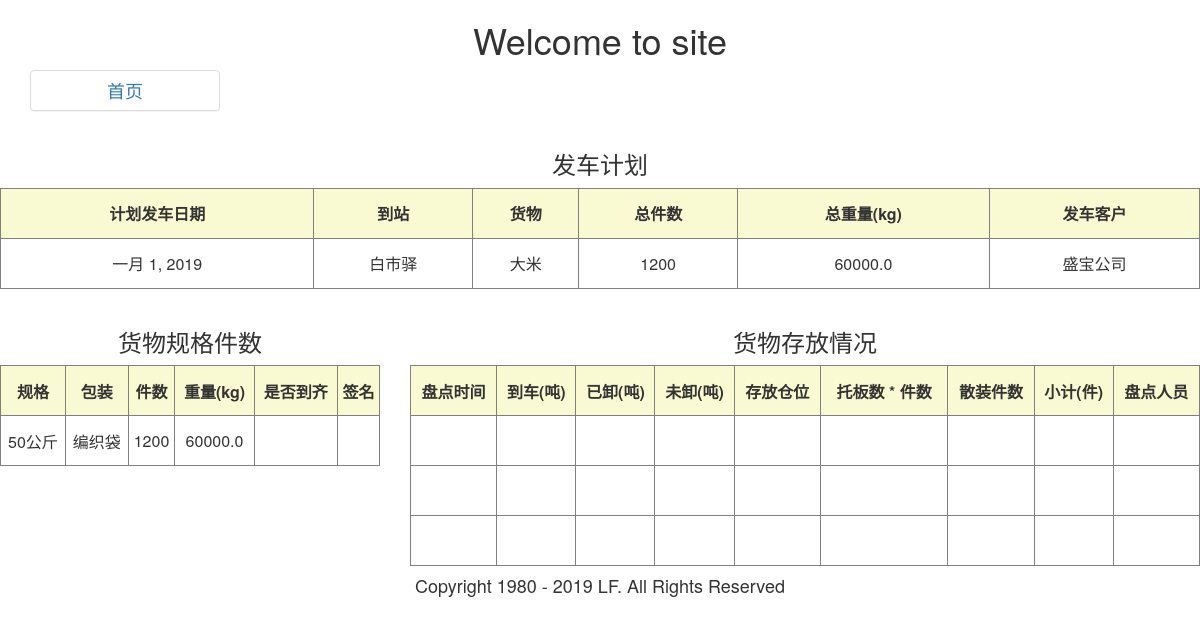
The app's page /list/10/ with its own data.
### tongzhidan/models.py (models this page shows, shortened)
class Fache(models.Model):
    date = models.DateField('计划装车日期')
    daozhan = models.ForeignKey(Daozhan, on_delete=models.CASCADE, verbose_name='到站')
    huowu = models.ForeignKey(Huowu, on_delete=models.CASCADE, verbose_name='货物')
    fachekehu = models.ForeignKey(Fachekehu, on_delete=models.CASCADE, verbose_name='发车客户')
    class Meta:
        verbose_name = '发车计划表'
        verbose_name_plural = '发车计划表'
        ordering = ('-date', )

class Daozhan(models.Model):
    name = models.CharField('到站', max_length=50)
    def __str__(self):
        return self.name
    class Meta:
        verbose_name = '到站表'
        verbose_name_plural = '到站表'

class Huowu(models.Model):
    name = models.CharField('货物种类', max_length=50)
    def __str__(self):
        return self.name
    class Meta:
        verbose_name = '货物种类表'
        verbose_name_plural = '货物种类表'

class Fachekehu(models.Model):
    name = models.CharField('发车客户', max_length=200)
    def __str__(self):
        return self.name
    class Meta:
        verbose_name = '发车客户表'
        verbose_name_plural = '发车客户表'

class Jisuan(models.Model):
    number = models.ForeignKey(Fache, on_delete=models.CASCADE, verbose_name='编号')
    guige = models.ForeignKey(Guige, on_delete=models.CASCADE, verbose_name='规格')
    baozhuang = models.ForeignKey(Baozhuang, on_delete=models.CASCADE, verbose_name='包装')
    jianshu = models.PositiveIntegerField('件数')
    def sum_zhongliang(self):
        self.value = Guige.objects.get(name=self.guige).value
        return self.jianshu * self.value
    class Meta:
        verbose_name = '发车数量表'
        verbose_name_plural = '发车数量表'

class Guige(models.Model):
    name = models.CharField('货物规格', max_length=50)
    value = models.FloatField('计量数值')
    def __str__(self):
        return self.name
    class Meta:
        verbose_name = '货物规格表'
        verbose_name_plural = '货物规格表'

class Baozhuang(models.Model):
    name = models.CharField('包装类型', max_length=50)
    def __str__(self):
        return self.name
    class Meta:
        verbose_name = '包装类型表'
        verbose_name_plural = '包装类型表'

### tongzhidan/views.py (the view)
# urls.py: path('list/<pk>/', views.detail, name='detail'),
def detail(request, pk):
    fc = get_object_or_404(Fache, id=pk)
    jss = Jisuan.objects.filter(number=fc.id)
    sumjs, sumzl = [], []
    for js in jss:
        js.zhongliang = js.sum_zhongliang()
        sumjs.append(js.jianshu)
        sumzl.append(js.zhongliang)
    sumjianshu = sum(sumjs)
    sumzhongliang = sum(sumzl)
    return render(request, 'detail.html', locals())

### templates/detail.html (shortened to what this page needs)
{% extends 'base.html' %}
{% block body %}
<div class="container">
    <div class="col-lg-2 panel panel-default">
    <h4><a href="{% url 'list' %}">首页</a></h4>
    </div></div>
<h3>发车计划</h3>
   <table>
    <tr>
    <th>计划发车日期</th>
    <th>到站</th>
    <th>货物</th>
    <th>总件数</th>
    <th>总重量(kg)</th>
    <th>发车客户</th>
    </tr>
        <tbody>
        <tr>
    <td>{{ fc.date }}</td>
    <td>{{ fc.daozhan }}</td>
    <td>{{ fc.huowu }}</td>
    <td>{{ sumjianshu }}</td>
    <td>{{ sumzhongliang }}</td>
    <td>{{ fc.fachekehu }}</td>
        </tr>
        </tbody>
    </table>
    <br>
    <div class="row">
    <div class="col-lg-4">
    <h3>货物规格件数</h3>
    <table style="width:100%">
    <tr>
    <th>规格</th>
    <th>包装</th>
    <th>件数</th>
    <th>重量(kg)</th>
    <th>是否到齐</th>
    <th>签名</th>
    </tr>
     {% for js in jss %}
        <tbody>
    <tr>
    <td>{{ js.guige }}</td>
    <td>{{ js.baozhuang }}</td>
    <td>{{ js.jianshu }}</td>
    <td>{{ js.zhongliang }}</td>
        <td></td>
        <td></td>
    </tr></tbody>
    {% endfor %}
        </table>
 </div>
    <div class="col-lg-8">
    <h3>货物存放情况</h3>
    <table style="width:100%">
    <tr>
    <th>盘点时间</th>
    <th>到车(吨)</th>
    <th>已卸(吨)</th>
    <th>未卸(吨)</th>
    <th>存放仓位</th>
    <th>托板数 * 件数</th>
    <th>散装件数</th>
    <th>小计(件)</th>
    <th>盘点人员</th>
    </tr>
        <tbody>
        <tr>
            <td> </td>
            <td> </td>
            <td> </td>
            <td> </td>
            <td> </td>
            <td> </td>
            <td> </td>
            <td> </td>
            <td> </td>
        </tr>
        <tr>
            <td> </td>
            <td> </td>
            <td> </td>
            <td> </td>
            <td> </td>
            <td> </td>
            <td> </td>
            <td> </td>
            <td> </td>
        </tr>
        <tr>
            <td> </td>
            <td> </td>
            <td> </td>
            <td> </td>
            <td> </td>
            <td> </td>
            <td> </td>
            <td> </td>
            <td> </td>
        </tr>
    </table>
 </div>
    </div>
{% endblock %}

### static/css/base.css (style rules this page uses)
h3 { text-align:center; }
h4 { text-align:center; }
table { width:100%; border:1px solid gray; font-size:12px }
th { height:50px; border:1px solid gray; vertical-align:middle !important; font-size:16px; text-align:center; background-color:lightgoldenrodyellow }
td { height:50px; border:1px solid gray; vertical-align:middle; text-align:center; font-size:16px; }

### records on screen
Fache: date "一月 1, 2019", daozhan "白市驿", huowu "大米", fachekehu "盛宝公司"
Jisuan: guige "50公斤", baozhuang "编织袋", jianshu "1200", zhongliang "60000.0"

### other values on screen
{{ sumjianshu }} "1200"
{{ sumzhongliang }} "60000.0"
